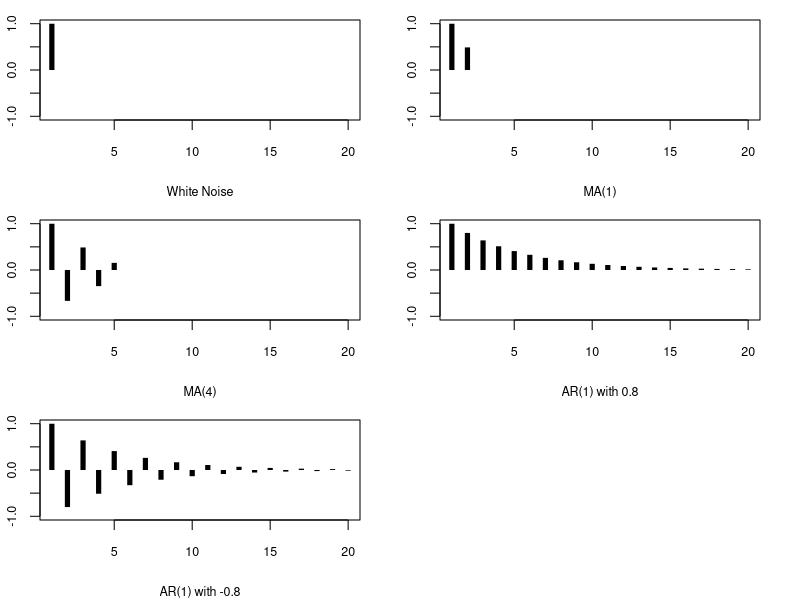

Recreate this plot in R.
T <- 20
specifications <- list(
    list( label="White Noise", MA=vector(mode="numeric"), AR=vector(mode="numeric") ),
    list( label="MA(1)", MA=c(.8), AR=vector(mode="numeric") ),
    list( label="MA(4)", MA=c(-.6,.5,-.5,.3), AR=vector(mode="numeric") ),
    list( label="AR(1) with 0.8", MA=vector(mode="numeric"), AR=c(.8) ),
    list( label="AR(1) with -0.8", MA=vector(mode="numeric"), AR=c(-.8) )
  )
sigmasq <- 1


specifications[[1]]$rho <- c( 1, rep(0, T-1))   # [3.2.2], [3.2.3]


for ( i in 2:3 )
{
  MA <- specifications[[i]]$MA
  q <- length(MA)
  gamma <- vector(mode="numeric", length=T)
  gamma[1] <- sigmasq * t(c(1,MA)) %*% c(1,MA) #[3.3.10]
  for ( j in 1:q )

    gamma[j+1] <- sigmasq * t(MA[j:q]) %*% c(1,MA)[1:(q-j+1)] #[3.3.12]
    
  gamma[(q+2):T] <- 0   #[3.3.12]
  specifications[[i]]$rho <- gamma/gamma[1]
}


for ( i in 4:5)
{
  AR <- specifications[[i]]$AR
  p <- length(AR)
  F <- rbind( AR, cbind(diag(p-1), rep(0, p-1)) )
  gamma <- vector(mode="numeric", length=T)
  gamma[1:p] <- sigmasq * solve(diag(p^2) - F %x% F)[1:p,1]
  for ( j in (p+1):T )
  
    gamma[[j]] <- t(gamma[(j-1):(j-p)]) %*% AR    #[3.4.36]
  specifications[[i]]$rho <- gamma/gamma[1]
}


screens <- split.screen( figs=c(3,2) )
screen.index <- 1
for ( i in 1:length(specifications) )
{
  screen( n = screens[[i]], new = TRUE )
  specification <- specifications[[i]]
  par( mar=c(4,2,1,2), cex=.75)
  plot( 1:T, specification$rho, type = "h", xlab=specification$label, ylab="", lwd=5,lend=1, ylim=c(-1,1))
  screen.index <- screen.index + 1
}
close.screen(all=TRUE)


g3 <- ARMAacf(ar = numeric(0), ma = specifications[[3]]$MA, lag.max = T, pacf = FALSE)
print(specifications[[3]]$rho)
print(g3)
g4<- ARMAacf(ar = specifications[[4]]$AR, ma = numeric(0), lag.max = T - 1, pacf = FALSE)
print(specifications[[4]]$rho)
print(g4)


